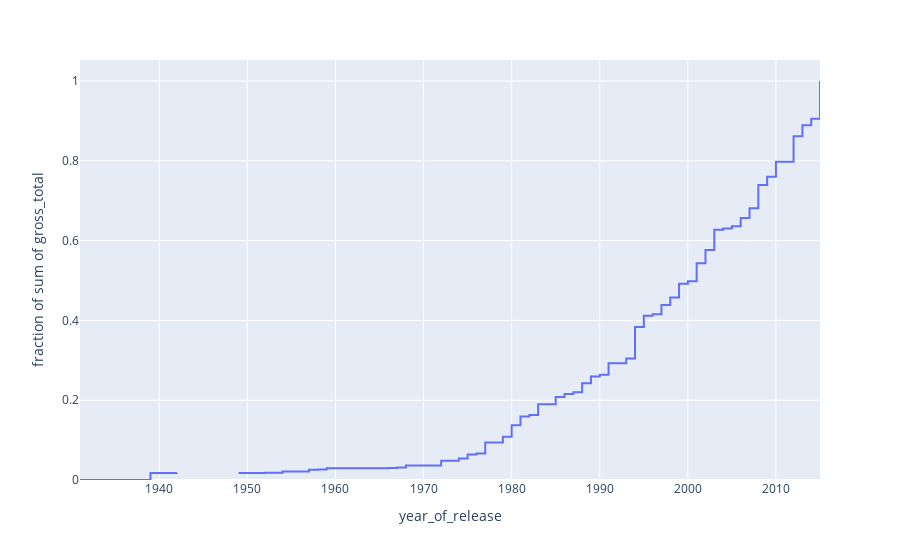

Notebook code cell kept with this figure:
### Markdown cell above
# Cheaking gross total yearly

### Code cell
fig=px.ecdf(data,x='year_of_release',y='gross_total')
fig.show()
